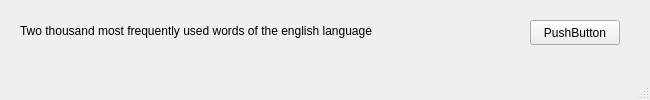
<?xml version="1.0" encoding="UTF-8"?>
<ui version="4.0">
 <class>MainWindow</class>
 <widget class="QMainWindow" name="MainWindow">
  <property name="geometry">
   <rect>
    <x>0</x>
    <y>0</y>
    <width>650</width>
    <height>100</height>
   </rect>
  </property>
  <property name="windowTitle">
   <string>MainWindow</string>
  </property>
  <widget class="QWidget" name="centralwidget">
   <widget class="QPushButton" name="pushButton">
    <property name="geometry">
     <rect>
      <x>530</x>
      <y>20</y>
      <width>90</width>
      <height>25</height>
     </rect>
    </property>
    <property name="text">
     <string>PushButton</string>
    </property>
   </widget>
   <widget class="QLabel" name="label">
    <property name="geometry">
     <rect>
      <x>20</x>
      <y>10</y>
      <width>501</width>
      <height>41</height>
     </rect>
    </property>
    <property name="text">
     <string>Two thousand most frequently used words of the english language</string>
    </property>
   </widget>
  </widget>
  <widget class="QMenuBar" name="menubar">
   <property name="geometry">
    <rect>
     <x>0</x>
     <y>0</y>
     <width>650</width>
     <height>22</height>
    </rect>
   </property>
  </widget>
  <widget class="QStatusBar" name="statusbar"/>
 </widget>
 <resources/>
 <connections/>
</ui>
